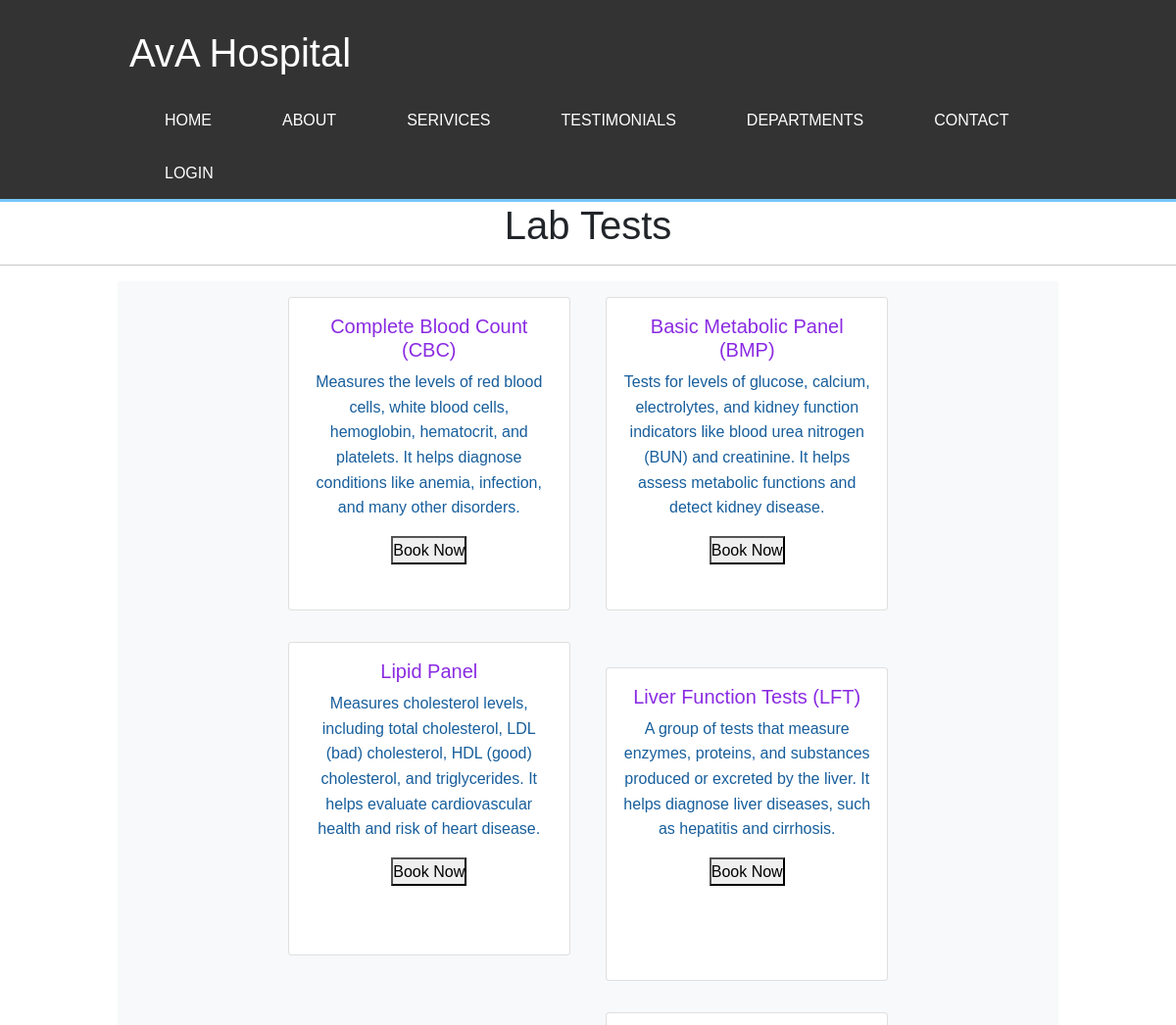
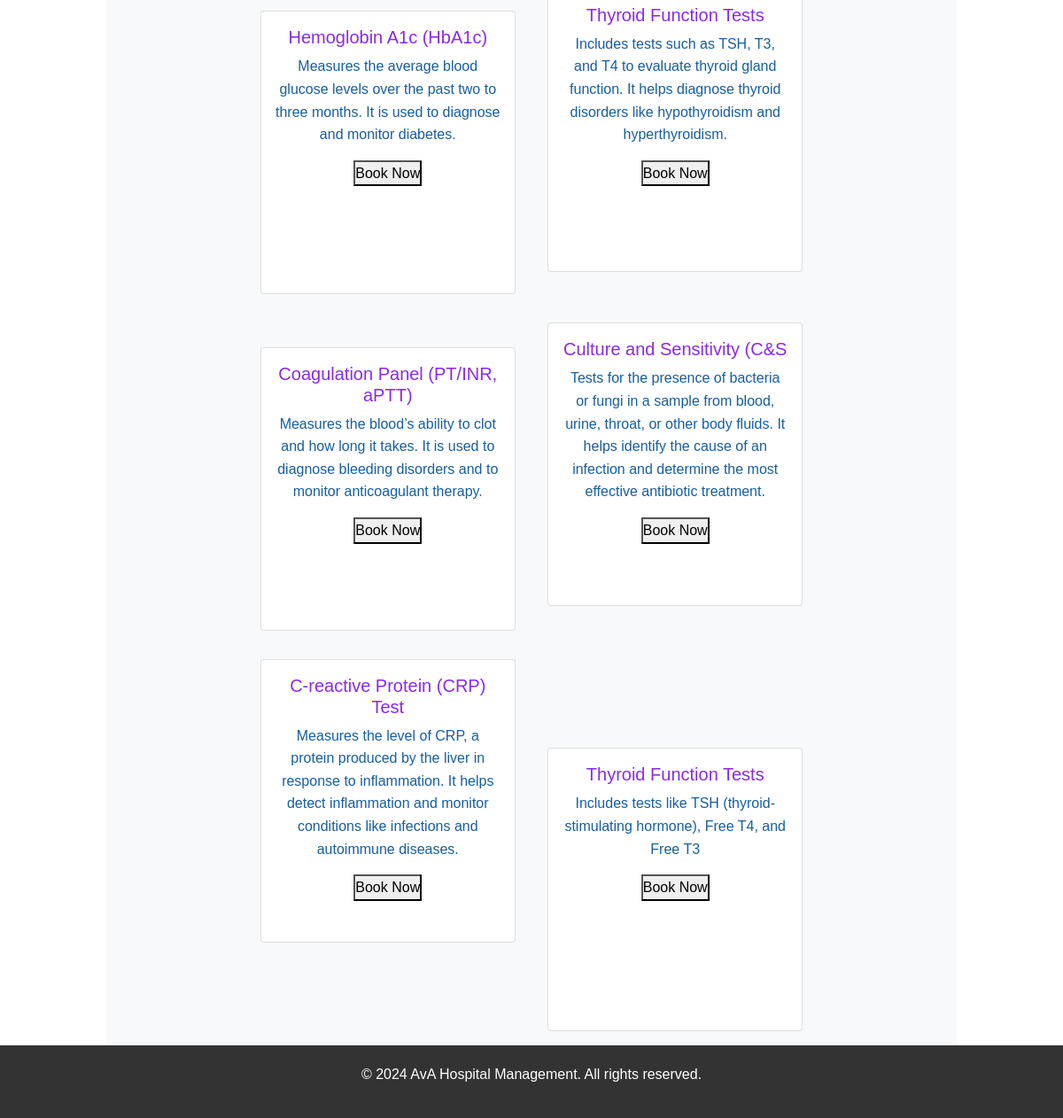
/lab/, run on the app's committed database (2 pictures, top to bottom).
### myapp/models.py (models this page shows)
class test(models.Model):
    test_name = models.CharField(max_length=100)
    test_decription = models.TextField()

### myapp/views.py (the view)
# urls.py: path('lab/', views.lab,name='lab'),
def lab(request):
    dict_tests = {
        'tests': test.objects.all()
    }
    return render(request, 'lab.html', dict_tests)

### templates/lab.html (shortened to what this page needs)
{% extends 'base.html' %}
{% load static %}
{% block content %}
<h1 class="text-center">Lab Tests</h1>
<hr>
<div class="container text-center bg-light">
    {% for d in tests %}
    <div class="card text-center mx-3 my-3" style="width: 18rem; height:20rem;padding-top: 1px;padding-bottom: 1px; display:inline-block ; text-align: justify;">
        <div class="card-body" >
            <h5 class="card-title" style="color: blueviolet;font-family: 'Gill Sans', 'Gill Sans MT', Calibri, 'Trebuchet MS', sans-serif;">{{d.test_name}}</h5>
            <p class="card-text" style="color: rgb(23, 94, 156);">{{d.test_decription}}</p>
            <a href="{% url 'confirm' %}">
                <button>Book Now</button>
              </a>
        </div>
    </div>
    {% endfor %}
</div>
{% endblock %}

### static/css/styles3.css (style rules this page uses)
* { margin: 0; padding: 0; box-sizing: border-box; font-family: Arial, sans-serif; }
body { line-height: 1.6; }
.container { width: 80%; margin: auto; overflow: hidden; }

### data on the page
test: test_name "Complete Blood Count (CBC)", test_decription "Measures the levels of red blood cells, white blood cells, hemoglobin, hematocrit, and platelets. It helps diagnose conditions like anemia, infection, and many other disorders."
test: test_name "Basic Metabolic Panel (BMP)", test_decription "Tests for levels of glucose, calcium, electrolytes, and kidney function indicators like blood urea nitrogen (BUN) and creatinine. It helps assess metabolic functions and detect kidney disease."
test: test_name "Lipid Panel", test_decription "Measures cholesterol levels, including total cholesterol, LDL (bad) cholesterol, HDL (good) cholesterol, and triglycerides. It helps evaluate cardiovascular health and risk of heart disease."
test: test_name "Liver Function Tests (LFT)", test_decription "A group of tests that measure enzymes, proteins, and substances produced or excreted by the liver. It helps diagnose liver diseases, such as hepatitis and cirrhosis."
test: test_name "Hemoglobin A1c (HbA1c)", test_decription "Measures the average blood glucose levels over the past two to three months. It is used to diagnose and monitor diabetes."
test: test_name "Thyroid Function Tests", test_decription "Includes tests such as TSH, T3, and T4 to evaluate thyroid gland function. It helps diagnose thyroid disorders like hypothyroidism and hyperthyroidism."
test: test_name "Coagulation Panel (PT/INR, aPTT)", test_decription "Measures the blood’s ability to clot and how long it takes. It is used to diagnose bleeding disorders and to monitor anticoagulant therapy."
test: test_name "Culture and Sensitivity (C&S", test_decription "Tests for the presence of bacteria or fungi in a sample from blood, urine, throat, or other body fluids. It helps identify the cause of an infection and determine the most effective antibiotic treatment."
test: test_name "C-reactive Protein (CRP) Test", test_decription "Measures the level of CRP, a protein produced by the liver in response to inflammation. It helps detect inflammation and monitor conditions like infections and autoimmune diseases."
test: test_name "Thyroid Function Tests", test_decription "Includes tests like TSH (thyroid-stimulating hormone), Free T4, and Free T3"
